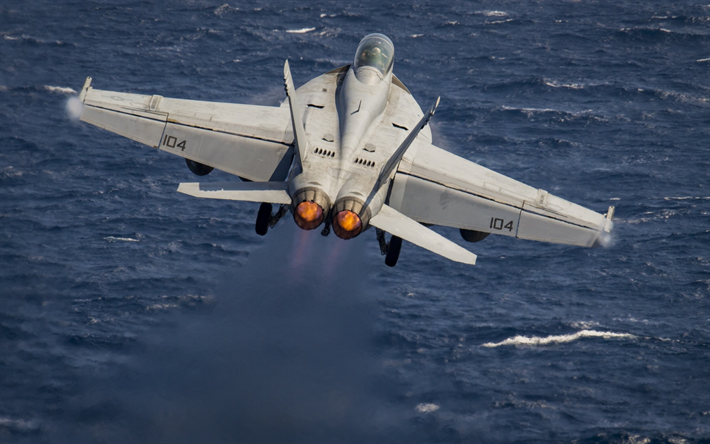
#> input picture f18_super_hornet.png, 710 x 444 px, given in place of clouds.png, which was not available
$ python canvas.py   (older library calls are emulated)
#> lines starting #> are read from the running program, lines starting #| are printed output that depends on the picture; pictures that were not available may be replaced by others from this repository, and a replacement may not be noted
### canvas_funcs.py
import code
import os
import skimage
from skimage import io

import matplotlib.pyplot as plt
import numpy as np
#from ip_functions import *
from skimage import data, filters, color, morphology, exposure, img_as_float, img_as_ubyte, util
from skimage.util import img_as_ubyte
from skimage.segmentation import flood, flood_fill
from skimage.morphology import extrema
from skimage.exposure import histogram
from numpy.fft import fft2, ifft2
from scipy import fftpack

def mosaic_core(imgs):
    print('Beginning Mosiac, this may take a minute...')

    debug = 0
    rows, cols = (len(imgs), len(imgs))
    pos_arr = [[0 for i in range(cols)] for j in range(rows)]

    canvas_size_y = 2*len(imgs)*imgs[0].shape[0] + imgs[0].shape[0]
    canvas_size_x = 2*len(imgs)*imgs[0].shape[1] + imgs[0].shape[1]
    canvas = np.zeros((canvas_size_y, canvas_size_x))

    # Pad images in all directions with ave value
    pad_imgs = pad_ave_arr(imgs)
    filt = lo_pass_gauss(pad_imgs[0], 0, .8)[1]
    corr_threshold = 100000


    for ff in range(0, len(imgs)):
        for gg in range(0, len(imgs)):

            temp_y = len(imgs)*imgs[ff].shape[0]
            temp_x = len(imgs)*imgs[ff].shape[1]

            if(ff == 0 and gg == 0):
                canvas[temp_y:temp_y + imgs[0].shape[0], temp_x:temp_x + imgs[0].shape[1]] = imgs[0]
                pos_arr[0][0] = [temp_y, temp_x]

            if(debug == 1):
                plt.imshow(canvas, cmap='gray')
                plt.show()

            #phase correlation
            corr = phase_corr(pad_imgs[ff], pad_imgs[gg], filt)
            quad = quad_img(draw_bound(imgs[ff]))
            quad_comp = np.array(quad)
            y_off = np.unravel_index(corr.argmax(), corr.shape)[0]
            x_off = np.unravel_index(corr.argmax(), corr.shape)[1]
            max_val = corr[y_off, x_off]
            mean_val = np.mean(corr)

            if(mean_val != 0):
              max_mean_ratio = max_val/mean_val
            else:
              max_mean_ratio = 0

            bound = draw_bound(np.array(imgs[gg]))

            y_len = np.int(pad_imgs[ff].shape[0])
            x_len = np.int(pad_imgs[ff].shape[1])
            y_ctr = np.int(pad_imgs[ff].shape[0]/2)
            x_ctr = np.int(pad_imgs[ff].shape[1]/2)

            # Calculate offset in y, wrap around if negative
            dy = y_ctr-y_off
            dy_orig = dy
            if(dy < 0):
                dy = imgs[ff].shape[0] + dy

            # Calculate offset in x, wrap around if negative
            dx = x_ctr-x_off
            dx_orig = dx
            if(dx < 0):
                dx = imgs[ff].shape[1] + dx

            if(debug == 1):
                print("Image F index: ", ff)
                print("Image G index: ", gg)
                print('y offset: ', y_off)
                print('x offset: ', x_off)
                print('dy: ', dy)
                print('dx: ', dx)
                print('Max Corr Val: ', max_val)
                print('Mean Corr Val: ', mean_val)
                print('Max/Mean Ratio', max_mean_ratio)

            if( 0.008 > max_val):
                print('Uncorrelated')
                continue

            quad_comp[dy:dy + imgs[ff].shape[0], dx:dx + imgs[ff].shape[1]] = bound

            if(dy == 0 and dx == 0):
              if(debug == 1):
                  print('SAME IMAGE\n\n\n')

              continue

            q_idx = quad_corr_max_index(imgs[ff], imgs[gg], dy, dx)

            if(len(pos_arr[ff][ff]) == 2 and pos_arr[ff][gg] == 0):
                fy_pos = pos_arr[ff][ff][0]
                fx_pos = pos_arr[ff][ff][1]

                if( q_idx == 1):
                    pos_arr[gg][gg] = [fy_pos + dy, fx_pos + dx]
                    pos_arr[ff][gg] = [dy, dx]
                elif( q_idx == 2):
                    pos_arr[gg][gg] = [fy_pos + dy_orig, fx_pos + dx]
                    pos_arr[ff][gg] = [dy, dx]
                elif( q_idx == 3):
                    pos_arr[gg][gg] = [fy_pos + dy_orig, fx_pos + dx_orig]
                    pos_arr[ff][gg] = [dy_orig, dx_orig]
                elif( q_idx == 4):
                    pos_arr[gg][gg] = [fy_pos + dy_orig, fx_pos + dx_orig]
                    pos_arr[ff][gg] = [dy, dx_orig]

                canvas[pos_arr[gg][gg][0]:pos_arr[gg][gg][0] + imgs[gg].shape[0], pos_arr[gg][gg][1]:pos_arr[gg][gg][1] + imgs[gg].shape[1]] = imgs[gg]

    plt.figure()
    plt.imshow(canvas, cmap='gray')
    plt.savefig('canvas.png')

    return canvas


# [23 lines left out: function quad_corr, not called in this run]

def quad_corr_max_index(ff, gg, dy, dx):

    corr_max_arr = []

    q1_f = ff[dy:dy+ff.shape[0], dx:dx+ff.shape[1]]
    q1_g = gg[0:gg.shape[0]-dy, 0:gg.shape[1]-dx]
    corr_max_arr.append(norm_corr(q1_f, q1_g))

    q2_f = ff[0:dy, dx:ff.shape[1]]
    q2_g = gg[gg.shape[0]-dy:gg.shape[0], 0:gg.shape[1]-dx]
    corr_max_arr.append(norm_corr(q2_f, q2_g))

    q3_f = ff[0:dy,0:dx]
    q3_g = gg[gg.shape[0]-dy:gg.shape[0], gg.shape[1]-dx:gg.shape[1]]
    corr_max_arr.append(norm_corr(q3_f, q3_g))

    q4_f = ff[dy:ff.shape[0], 0:dx]
    q4_g = gg[0:gg.shape[0]-dy, gg.shape[1]-dx:gg.shape[1]]
    corr_max_arr.append(norm_corr(q4_f, q4_g))

    #print('Quadrant corr values: ', corr_max_arr)
    #code.interact(local=locals())
    max_corr_idx = corr_max_arr.index(max(corr_max_arr))
    #print('Index selected: ', max_corr_idx)
    return max_corr_idx + 1

def norm_corr(a, b):

    a_mean = np.mean(a)
    b_mean = np.mean(b)
    a_hat = a-(a_mean*np.ones(a.shape))
    b_hat = b-(b_mean*np.ones(b.shape))
    a_hat_mag = np.sqrt(np.sum(a_hat*a_hat))
    b_hat_mag = np.sqrt(np.sum(b_hat*b_hat))
    n_corr = (np.sum(a_hat*b_hat))/(a_hat_mag*b_hat_mag + .0001)

    return n_corr

# [14 lines left out: functions btrw, lo_pass_btrw, not called in this run]
    #return img_filt, FILT, I, IMG_FILT


def draw_bound(img):
    new_img = np.array(img)
    new_img[0:1, ::] = 0
    new_img[::, 0:1] = 0
    new_img[img.shape[0]-1:img.shape[0], ::] = 0
    new_img[::, img.shape[1]-1:img.shape[1]] = 0
    return new_img

def pad_ave_arr(imgs):
    pad_arr = []
    for ii in range(len(imgs)):
        pad_arr.append(pad_average(imgs[ii]))
    return pad_arr

def quad_img(img):
    q_img = np.zeros((2*img.shape[0], 2*img.shape[1]))
    q_img[0:img.shape[0], 0:img.shape[1]] = img
    q_img[img.shape[0]:2*img.shape[0], 0:img.shape[1]] = img
    q_img[img.shape[0]:2*img.shape[0], img.shape[1]:2*img.shape[1]] = img
    q_img[0:img.shape[0], img.shape[1]:2*img.shape[1]] = img
    return q_img

def pad_average(img):
    av = np.mean(img)
    pad_img = av*np.ones((3*img.shape[0], 3*img.shape[1]))
    pad_img[img.shape[0]:2*img.shape[0], img.shape[1]:2*img.shape[1]] = img
    return pad_img

def phase_corr(f, g, filt):
    eps = .00001
    fft_prod = np.fft.fft2(f).conj()*np.fft.fft2(g)
    fft_prod_phase = fft_prod/(np.abs(fft_prod) + eps)
    filt_phase = filt*fft_prod_phase

    return np.real(np.fft.fftshift(np.fft.ifft2(filt_phase)))

def gs2(muu, sg, w, h):
    w_half = np.int(w/2)
    h_half = np.int(h/2)
    #x, y = np.meshgrid(np.linspace(-1,1,w), np.linspace(-1,1,h))
    x, y = np.meshgrid(np.linspace(-1,1,h), np.linspace(-1,1,w))
    z = np.sqrt(x*x + y*y)
    sigma = 1
    gauss1 = np.exp(-1*((z-muu)**2 / (2.0 * sg**2)))
    return gauss1

def lo_pass_gauss(img, muu, sg):
    #Shift the gaussian filter as it is constructed to be in the center of X,Y, this doesn't
    #match fourier tranforms of images
    FILT = fftpack.fftshift(gs2(muu, sg, np.shape(img)[0], np.shape(img)[1]))
    I = np.fft.fft2(img)
    IMG_FILT = I*FILT
    img_filt = np.abs(np.fft.ifft2(IMG_FILT))
    return img_filt, FILT, I, IMG_FILT

def test_img(test_shape):
    tst = gs2(0, .2, test_shape[0], test_shape[1])
    tst[tst >= 0.5] = .5
    tst[tst < 0.5] = .1
    tst = tst-1
    tst = -1*tst
    return tst

def color2grey(img):
    b = [.3, .6, .1]
    return np.dot(img[...,:3], b)


# [17 lines left out: function plt_flt_plot, not called in this run]


def partition_imag4(img, overlap):
    half_len_y = np.int(img.shape[0]/2)
    half_len_x = np.int(img.shape[1]/2)

    s1 = img[0:half_len_x+overlap, 0:half_len_x+overlap]
    s2 = img[overlap:2*half_len_y, 0:half_len_x+overlap]
    s3 = img[overlap:2*half_len_y, overlap:2*half_len_x]
    s4 = img[0:half_len_y+overlap, overlap:2*half_len_x]

    return s1, s2, s3, s4

# [21 lines left out: function partition_imag4_print, not called in this run]


### canvas.py
import code
import os
import skimage
from skimage import io
from scipy import fftpack

# Here is the link to the article I read, also see pwr_exp.py for what is done in the article
# https://bertvandenbroucke.netlify.app/2019/05/24/computing-a-power-spectrum-in-python/
import matplotlib.pyplot as plt
import numpy as np
#from ip_functions import *
from skimage import data, filters, color, morphology, exposure, img_as_float, img_as_ubyte, util
from skimage.util import img_as_ubyte
from skimage.segmentation import flood, flood_fill
from skimage.morphology import extrema
from skimage.exposure import histogram
from cantor import *
#from sample_signals import *
from canvas_funcs import *


clouds = io.imread('clouds.png')
#> clouds is the input picture: shape (444, 710, 4); mean R, G, B, A 65.4, 77.9, 97.8, 255
i0 = io.imread('cell_images/cell_images/0001.000.png')
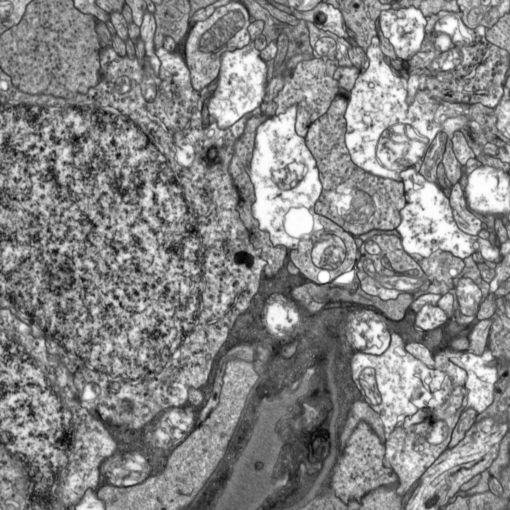
#> input picture cell_images/cell_images/0001.000.png, 510 x 510 px
#> i0 is the input picture: shape (510, 510); min 0, max 255, mean 134
i1 = io.imread('cell_images/cell_images/0001.001.png')
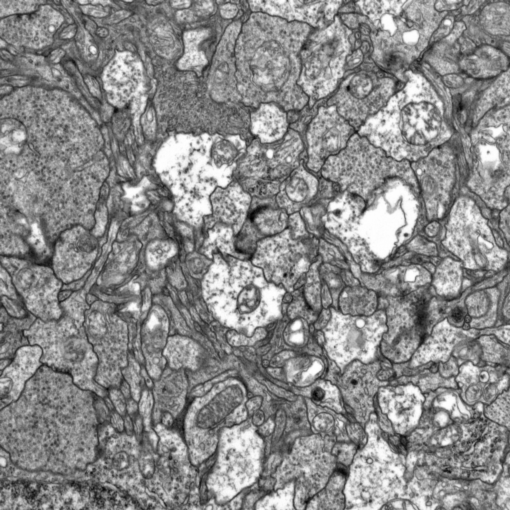
#> input picture cell_images/cell_images/0001.001.png, 510 x 510 px
#> i1 is the input picture: shape (510, 510); min 0, max 255, mean 137.8
i2 = io.imread('cell_images/cell_images/0001.002.png')
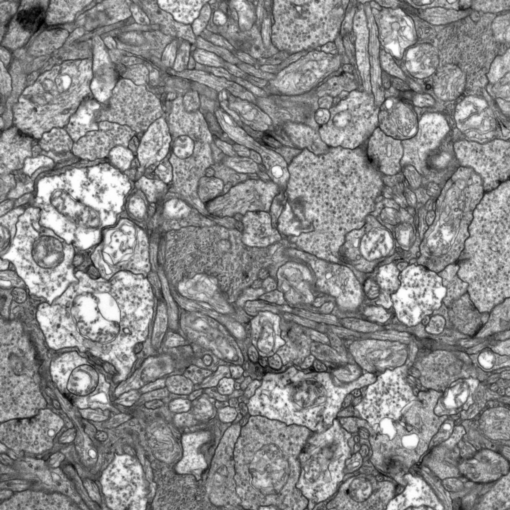
#> input picture cell_images/cell_images/0001.002.png, 510 x 510 px
#> i2 is the input picture: shape (510, 510); min 0, max 255, mean 137.9
i4 = io.imread('cell_images/cell_images/0001.004.png')
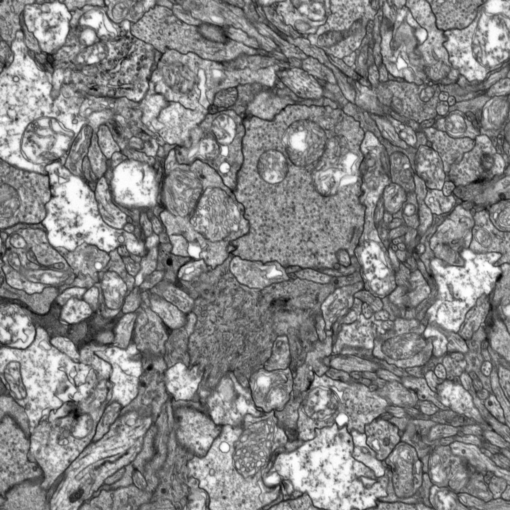
#> input picture cell_images/cell_images/0001.004.png, 510 x 510 px
#> i4 is the input picture: shape (510, 510); min 0, max 255, mean 134.1
i5 = io.imread('cell_images/cell_images/0001.005.png')
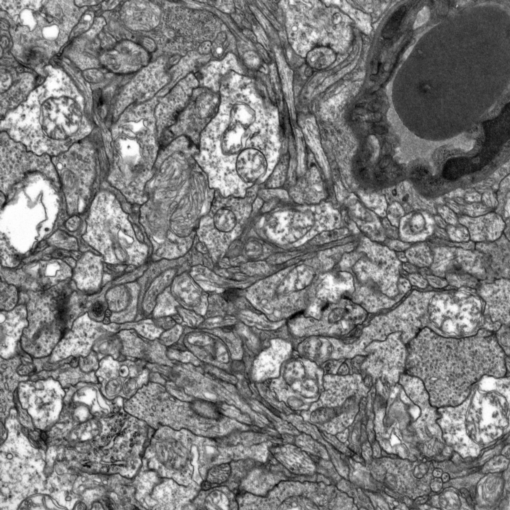
#> input picture cell_images/cell_images/0001.005.png, 510 x 510 px
#> i5 is the input picture: shape (510, 510); min 0, max 255, mean 124.4
i6 = io.imread('cell_images/cell_images/0001.006.png')
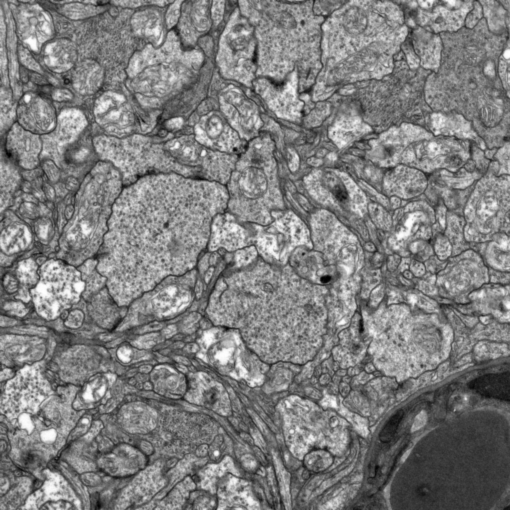
#> input picture cell_images/cell_images/0001.006.png, 510 x 510 px
#> i6 is the input picture: shape (510, 510); min 0, max 255, mean 126.8

imgs1 = [i0, i1, i2, i4, i5, i6]

test1 = test_img((256, 256))

# Create test partitions
part_imgs = partition_imag4(test1, 64)
#partition_imag4_print(test1, partition_imag4(test1, 64))

# [109 lines left out: function mosaic_core_old, not called in this run]

canvas = mosaic_core(imgs1)
#> in mosaic_core, `rows, cols = (len(imgs), len(imgs))`: rows = 6
#> in mosaic_core, `canvas_size_y = 2*len(imgs)*imgs[0].shape[0] + imgs[0].shape[0]`: canvas_size_y = 6630
#> the loop in pad_ave_arr, `for ii in range(len(imgs)):` made 6 passes
#> av in pad_average on passes 1 to 6: 134, 137.8, 137.9, 134.1, 124.4, 126.8
#> after the loop in pad_ave_arr, `for ii in range(len(imgs)):`: pad_arr = 6 items
#> the loop in mosaic_core, `for ff in range(0, len(imgs)):` made 6 passes
#| Uncorrelated
#| Uncorrelated
#| Uncorrelated
#| Uncorrelated
#| Uncorrelated
#| Uncorrelated
#| Uncorrelated
#| Uncorrelated
#> after the loop in mosaic_core, `for ff in range(0, len(imgs)):`:
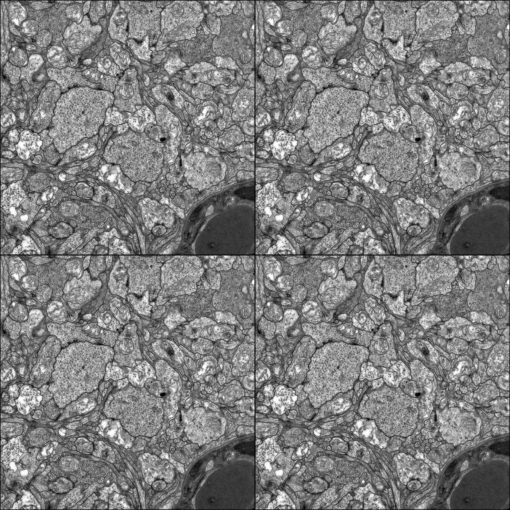
#> quad_comp: shape (1020, 1020) float64 (shown at 1/2 size); min 0, max 255, mean 125.9

#> (the run stopped early here; a loop or call above may not have finished)
